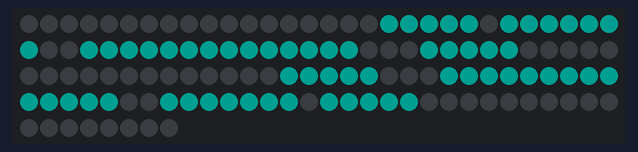
A sketch run on a simulated Arduino Uno, built for the host (arithmetic inside an expression is 32-bit, double 64-bit). Shown: 128 RGB LEDs in strip order, left to right, continuing on the next row. Dim RGB values are drawn brighter than linear; what the sketch prints to the serial monitor is not drawn.

Above: at 0.5 s.

The sketch:

robo_face.ino
```cpp
#include <FastLED.h>
#include <IRremote.hpp>
#include "expressions.h"
#include "animations.h"
#include <cppQueue.h>


#define LED_PIN 7
#define LED_DATA_PIN 11
#define IR_RECEIVE_PIN 9

#define DECODE_NEC

//TODO
//Friendship ended with queue data type, just make list of animation frames instead
//global variable to track position in animation
//if reaching the end (and index is 8, or
//cppQueue animationQueue(4, MAX_ANIM_FRAMES, FIFO);

unsigned long animFrameEnd;
int currentAnimation;
int currentAnimationFrame;
int currentExpression;
animationFrame animationQueue[MAX_ANIM_FRAMES];
CRGB leds[TOTAL_PIXELS];


void addAnimationToQueue(animationFrame queue[], animationFrame frames[]){

  //end current animation frame if haven't already
  animFrameEnd = millis();
	for(int i = 0; i < MAX_ANIM_FRAMES; i++){
    /*
    Serial.print("Adding expression to queue: ");
    Serial.println(pgm_read_word(&(frames[i].expression)));
    */
		queue[i] = {pgm_read_word(&(frames[i].expression)), pgm_read_word(&(frames[i].millis))};
  }
}

//increment animation frame counter and set new expression + timer
void advanceAnimation(){
	currentAnimationFrame++;

	currentExpression = animationQueue[currentAnimationFrame].expression;
  animFrameEnd = millis() + animationQueue[currentAnimationFrame].millis;
  /*
  Serial.print("Current Frame: ");
  Serial.print(currentAnimationFrame);
  Serial.print(", Displaying ");
  Serial.print(currentExpression);
  Serial.print(" for ");
  Serial.println(animationQueue[currentAnimationFrame].millis);
  */
}

void showExpression(){
  //get pixel pixel data for expression and apply to LEDs
  for(int i = 0; i < TOTAL_PIXELS; i++) {
    const int r = pgm_read_word(&expressionData[currentExpression][i].r);
    const int g = pgm_read_word(&expressionData[currentExpression][i].g);
    const int b = pgm_read_word(&expressionData[currentExpression][i].b);
    leds[i].red = r;
    leds[i].green = g;
    leds[i].blue = b;
  }
  FastLED.show();
}

void setup() {
  Serial.begin(9600);
  IrReceiver.begin(IR_RECEIVE_PIN, ENABLE_LED_FEEDBACK);
  Serial.println("Started up");

  FastLED.addLeds<WS2812, LED_DATA_PIN, GRB>(leds, TOTAL_PIXELS);
  FastLED.setCorrection(TypicalLEDStrip);
  FastLED.setBrightness(32);


  //start animation is default w/ blinking
  currentAnimation = ANIM_DEFAULT;

  addAnimationToQueue(animationQueue, animationData[currentAnimation]);
  currentAnimationFrame = -1;
  advanceAnimation();

  for(int i = 0; i < MAX_ANIM_FRAMES; i++){
    Serial.print("queue position ");
    Serial.print(i);
    Serial.print(": ");
    Serial.println(animationQueue[i].expression);
  }

  Serial.print("Current Expression: ");
  Serial.println(currentExpression);
  Serial.println("Until: ");
  Serial.println(animFrameEnd);

  showExpression();
}

void loop() {
  //if an IR data packet has been received
  if (IrReceiver.decode()) {

    //convert received data to 8 character hex code
    auto recvData = IrReceiver.decodedIRData.decodedRawData;
    char hexCode [9];
    ltoa(recvData, hexCode, 16);
    //Serial.println(hexCode);

    //ignore repeated/burst data (cluster of the same code is decoded as "0")
    if(strcmp("0", hexCode) != 0){
      int animNumber = getAnimationFromCode(codeToAnim, hexCode);
      //a corresponding animation was found for the received code
      if (animNumber != ANIM_NONE) {
        //update current animation to selected
        currentAnimation=animNumber;

        addAnimationToQueue(animationQueue, animationData[currentAnimation]);

      }
    }
    IrReceiver.resume(); // Enable receiving of the next value
  }

  //if current animation frame has been displayed for the necessary duration, display next or loop
  if (millis() > animFrameEnd){
    advanceAnimation();

    //if at end of animation, loop current animation
    if(currentAnimationFrame == MAX_ANIM_FRAMES || animationQueue[currentAnimationFrame].millis == 0){
      addAnimationToQueue(animationQueue, animationData[currentAnimation]);
      currentAnimationFrame = -1;
      advanceAnimation();
    }

    showExpression();
  }
}
```

animations.h
```cpp
#define TOTAL_CODES 21
#define MAX_ANIM_FRAMES 9

typedef struct animationFrame {
	int expression;
	int millis;
};
typedef struct codeMap {
	char code[9];
	int animation;
};
enum Button {
	BTN_POWER,
	BTN_V_UP,
	BTN_FUNC,
	BTN_REWIND,
	BTN_PLAY,
	BTN_FWD,
	BTN_DOWN,
	BTN_V_DOWN,
	BTN_UP,
	BTN_0,
	BTN_EQ,
	BTN_REPT,
	BTN_1,
	BTN_2,
	BTN_3,
	BTN_4,
	BTN_5,
	BTN_6,
	BTN_7,
	BTN_8,
	BTN_9,
};
enum Expression {
	ANGRY,
	BLANK,
	BLINK1,
	BLINK2,
	BLINK3,
	BLINK4,
	BLUSH,
	BSOD,
	BUFFERING1,
	BUFFERING2,
	BUFFERING3,
	BUFFERING4,
	BUFFERING5,
	BUFFERING6,
	BUFFERING7,
	BUFFERING8,
	CRYING,
	HAPPY,
	HEART1,
	HEART2,
	HMM,
	HYPNO1,
	HYPNO2,
	HYPNO3,
	IRRITATED,
	NEKO,
	NEUTRAL,
	OWO,
	RAINBOW,
	SAD,
	SCREENTEST,
	SLEEPING,
	SUNGLASSES,
	SURPRISED,
	SUS1,
	SUS2,
	SUS3,
	SUS4,
	SUS5,
	VEXED,
	EXP_NONE
};
enum Animation {
	ANIM_DEFAULT,
	ANIM_HAPPY,
	ANIM_SUNGLASSES,
	ANIM_NEKO,
	ANIM_BUFFERING,
	ANIM_OWO,
	ANIM_SLEEPING,
	ANIM_RAINBOW,
	ANIM_SCREENTEST,
	ANIM_BSOD,
	ANIM_SURPRISED,
	ANIM_UNUSED,
	ANIM_HYPNO,
	ANIM_BLUSH,
	ANIM_HEART,
	ANIM_SUS,
	ANIM_SAD,
	ANIM_HMM,
	ANIM_VEXED,
	ANIM_IRRITATED,
	ANIM_ANGRY,
	ANIM_NONE
};
const codeMap codeToAnim[21] = {
	{"ba45ff00", ANIM_DEFAULT},
	{"b946ff00", ANIM_HAPPY},
	{"b847ff00", ANIM_SUNGLASSES},
	{"bb44ff00", ANIM_NEKO},
	{"bf40ff00", ANIM_BUFFERING},
	{"bc43ff00", ANIM_OWO},
	{"f807ff00", ANIM_SLEEPING},
	{"ea15ff00", ANIM_RAINBOW},
	{"f609ff00", ANIM_SCREENTEST},
	{"e916ff00", ANIM_BSOD},
	{"e619ff00", ANIM_SURPRISED},
	{"f20dff00", ANIM_UNUSED},
	{"f30cff00", ANIM_HYPNO},
	{"e718ff00", ANIM_BLUSH},
	{"a15eff00", ANIM_HEART},
	{"f708ff00", ANIM_SUS},
	{"e31cff00", ANIM_SAD},
	{"a55aff00", ANIM_HMM},
	{"bd42ff00", ANIM_VEXED},
	{"ad52ff00", ANIM_IRRITATED},
	{"b54aff00", ANIM_ANGRY},
};
PROGMEM const animationFrame animationData[21][9]= {
	{{BLINK1, 50}, {BLINK2, 50}, {BLANK, 50}, {BLINK2, 50}, {BLINK3, 50}, {BLINK4, 50}, {NEUTRAL, 5000}, },
	{{HAPPY, 5000}, },
	{{SUNGLASSES, 5000}, },
	{{NEKO, 5000}, },
	{{BUFFERING1, 80}, {BUFFERING2, 80}, {BUFFERING3, 80}, {BUFFERING4, 80}, {BUFFERING5, 80}, {BUFFERING6, 80}, {BUFFERING7, 80}, {BUFFERING8, 80}, },
	{{OWO, 5000}, },
	{{SLEEPING, 5000}, },
	{{RAINBOW, 5000}, },
	{{SCREENTEST, 5000}, },
	{{BSOD, 5000}, },
	{{SURPRISED, 5000}, },
	{{BLANK, 5000}, },
	{{HYPNO1, 130}, {HYPNO2, 130}, {HYPNO3, 130}, },
	{{BLUSH, 5000}, },
	{{HEART1, 400}, {HEART2, 250}, },
	{{SUS1, 150}, {SUS2, 150}, {SUS3, 600}, {SUS2, 150}, {SUS1, 150}, {SUS4, 150}, {SUS5, 600}, {SUS4, 150}, },
	{{SAD, 5000}, },
	{{HMM, 5000}, },
	{{VEXED, 5000}, },
	{{IRRITATED, 5000}, },
	{{ANGRY, 5000}, },
};

//find animation associated to IR hex code
int getAnimationFromCode(codeMap codeList[], char code[9]) {
  for (int i = 0; i < TOTAL_CODES; i++ ) {
    if(strcmp(codeList[i].code, code) == 0) {
      return codeList[i].animation;
    }
  }
  //if no match found, return a "no match" number
  return ANIM_NONE;
}
```

Source omitted: expressions.h (data table, 63278 bytes)
